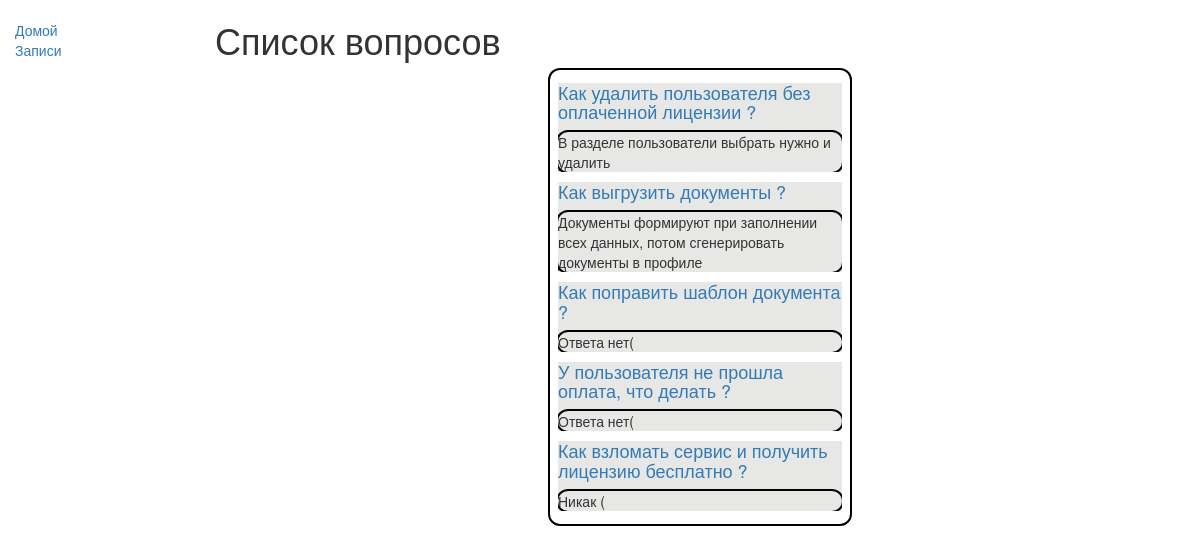
The app's page /catalog/guides/ with its own data.
### catalog/models.py (models this page shows, shortened)
class Questions(models.Model):
    questions_text=models.TextField(max_length=1000,db_index=True)
    user=models.ForeignKey(User, on_delete=models.CASCADE,null=True)
    answer=models.OneToOneField('Answer',on_delete=models.PROTECT,null=True,blank=True)
    category=models.ForeignKey('Category',on_delete=models.PROTECT,null=True)
    class Meta:
        ordering = ['user']
    def get_absolute_url(self):
        return reverse('guide-detail', args=[str(self.id)])

class Answer(models.Model):
    answer_text=models.TextField(max_length=1000,db_index=True)
    user=models.ForeignKey(User, on_delete=models.CASCADE,null=True)
    def __str__(self):
        return self.answer_text

### catalog/views.py (the view)
class QuestionsListView(generic.ListView):
    model = Questions
    context_object_name = 'my_guide_list'
    template_name = 'guide/questions_list.html'

### catalog/templates/catalog/questions_list.html
{% extends "base_generic.html" %}
{% block content %}
  <h1>Список вопросов</h1>
  {% if object_list  %}
    <div class="questionslist">
    {% for questions in object_list  %}
    <div class="questionsblock">
      <h4><a href="{{ questions.get_absolute_url }}">{{ questions.questions_text }}</a></h4>
      <div class="answerblock">
        {% if questions.answer is None %}
        Ответа нет(
        {% else %}
        {{questions.answer}}
        {% endif %}
      </div>
    </div>
    {% endfor %}
    </div>
  {% else %}
    <p>Вопросов нет(</p>
  {% endif %}
{% endblock %}

### catalog/templates/base_generic.html (shortened to what this page needs)
<!DOCTYPE html>
<html lang="en">
<head>
  <link rel="stylesheet" href="https://cdn.jsdelivr.net/npm/bootstrap@4.5.3/dist/css/bootstrap.min.css">
  <link rel="stylesheet" href="//maxcdn.bootstrapcdn.com/bootstrap/3.2.0/css/bootstrap.min.css">
  <link rel="stylesheet" href="//maxcdn.bootstrapcdn.com/bootstrap/3.2.0/css/bootstrap-theme.min.css">
  {% load static %}
  <link rel="stylesheet" href="{% static 'css/styles.css' %}">
</head>
<body>
  <div class="container-fluid">
    <div class="row">
      <div class="col-sm-2">
      {% block sidebar %}
        <ul class="sidebar-nav">
            <li><a href="{% url 'index' %}">Домой</a></li>
            <li><a href="{% url 'guide' %}">Записи</a></li>
        </ul>
     {% endblock %}
      </div>
      <div class="col-sm-10 ">
        {% block content %}{% endblock %}
      </div>
    </div>
  </div>
</body>
</html>

### catalog/static/css/styles.css (style rules this page uses)
.sidebar-nav { margin-top: 20px; padding: 0; list-style: none; }
.questionslist { margin-left: auto; margin-right: auto; width:300px; outline: 2px solid #000; border: 3px solid #fff; border-radius: 10px; }
.questionsblock { outline: 2px solid #fff; background:#e7e8e6 ; margin-left:5px; margin-right:5px; margin-top:2px; margin-bottom:10px; }
.answerblock { outline: 2px solid #000; border-radius: 10px; }

### records on screen
Questions: questions_text "Как удалить пользователя без оплаченной лицензии ?", answer "В разделе пользователи выбрать нужно и удалить"
Questions: questions_text "Как выгрузить документы ?", answer "Документы формируют при заполнении всех данных, потом сгенерировать документы в профиле"
Questions: questions_text "Как поправить шаблон документа ?", shows "Ответа нет("
Questions: questions_text "У пользователя не прошла оплата, что делать ?", shows "Ответа нет("
Questions: questions_text "Как взломать сервис и получить лицензию бесплатно ?", answer "Никак ("
